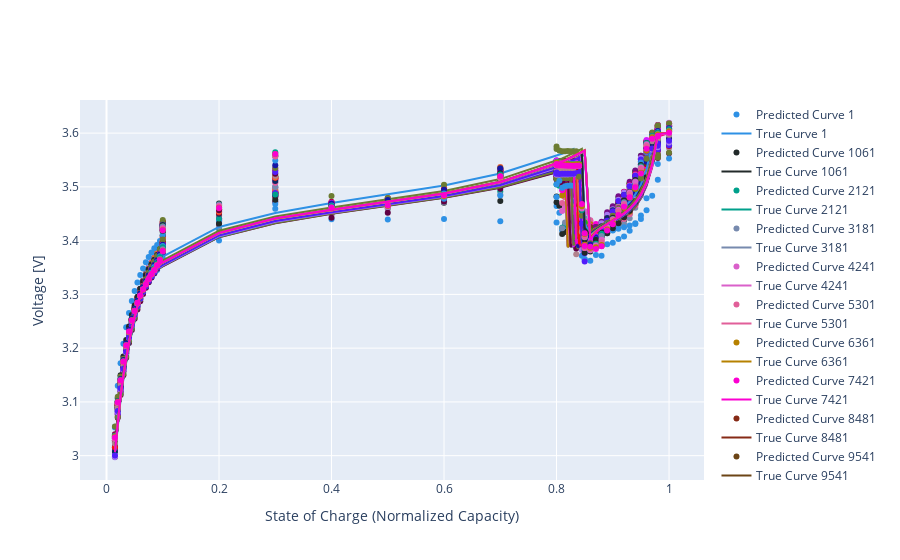

The code cell stored with this chart in its notebook:
### Markdown cell above
## True vs Predicted Traces (Test Set)

### Code cell
skip = 20

pallete = plotly.colors.qualitative.Dark24*(len(datasets["X_test"])//skip)

fig = go.Figure()
for i in range(0, len(datasets["X_test"]), batch_size * skip):
    df_pred = pd.DataFrame(model.predict(datasets["X_test"][i : i + batch_size], verbose=0, batch_size=batch_size))
    df_true = pd.DataFrame(datasets["y_test"][i : i + batch_size])
    fig.add_trace(
        go.Scatter(
            x=REFERENCE_CHARGE_CAPACITIES[-batch_size:],
            y=df_pred[0].values*(VOLTAGE_MAX - VOLTAGE_MIN) + VOLTAGE_MIN,
            showlegend=True,
            mode="markers",
            name = f"Predicted Curve {i+1}",
            marker_color=pallete[i//skip]
        )
    )
    
    fig.add_trace(
        go.Scatter(
            x=REFERENCE_CHARGE_CAPACITIES[-batch_size:],
            y=df_true[0].values*(VOLTAGE_MAX - VOLTAGE_MIN) + VOLTAGE_MIN,
            showlegend=True,
            mode="lines",
            name = f"True Curve {i+1}",
            line_color=pallete[i//skip]
        )
    )

fig.update_yaxes(title="Voltage [V]")
fig.update_xaxes(title="State of Charge (Normalized Capacity)")
